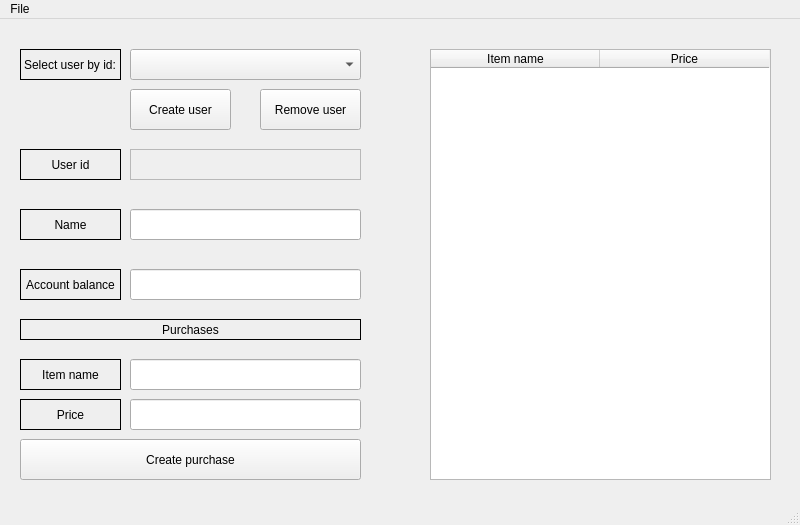
<?xml version="1.0" encoding="UTF-8"?>
<ui version="4.0">
 <class>MainWindow</class>
 <widget class="QMainWindow" name="MainWindow">
  <property name="geometry">
   <rect>
    <x>0</x>
    <y>0</y>
    <width>800</width>
    <height>525</height>
   </rect>
  </property>
  <property name="windowTitle">
   <string>MainWindow</string>
  </property>
  <widget class="QWidget" name="centralwidget">
   <property name="enabled">
    <bool>true</bool>
   </property>
   <widget class="QPushButton" name="add_user_button">
    <property name="geometry">
     <rect>
      <x>130</x>
      <y>70</y>
      <width>101</width>
      <height>41</height>
     </rect>
    </property>
    <property name="text">
     <string>Create user</string>
    </property>
   </widget>
   <widget class="QPushButton" name="remove_user_button">
    <property name="geometry">
     <rect>
      <x>260</x>
      <y>70</y>
      <width>101</width>
      <height>41</height>
     </rect>
    </property>
    <property name="text">
     <string>Remove user</string>
    </property>
   </widget>
   <widget class="QComboBox" name="select_by_id_combo_box">
    <property name="geometry">
     <rect>
      <x>130</x>
      <y>30</y>
      <width>231</width>
      <height>31</height>
     </rect>
    </property>
    <property name="currentText">
     <string/>
    </property>
   </widget>
   <widget class="QLabel" name="label">
    <property name="geometry">
     <rect>
      <x>20</x>
      <y>30</y>
      <width>101</width>
      <height>31</height>
     </rect>
    </property>
    <property name="frameShape">
     <enum>QFrame::Box</enum>
    </property>
    <property name="text">
     <string>Select user by id:</string>
    </property>
    <property name="textFormat">
     <enum>Qt::AutoText</enum>
    </property>
    <property name="margin">
     <number>0</number>
    </property>
   </widget>
   <widget class="QLabel" name="label_2">
    <property name="geometry">
     <rect>
      <x>20</x>
      <y>190</y>
      <width>101</width>
      <height>31</height>
     </rect>
    </property>
    <property name="frameShape">
     <enum>QFrame::Box</enum>
    </property>
    <property name="text">
     <string>Name</string>
    </property>
    <property name="alignment">
     <set>Qt::AlignCenter</set>
    </property>
    <property name="indent">
     <number>-1</number>
    </property>
   </widget>
   <widget class="QLineEdit" name="name_line_edit">
    <property name="geometry">
     <rect>
      <x>130</x>
      <y>190</y>
      <width>231</width>
      <height>31</height>
     </rect>
    </property>
   </widget>
   <widget class="QLabel" name="label_3">
    <property name="geometry">
     <rect>
      <x>20</x>
      <y>130</y>
      <width>101</width>
      <height>31</height>
     </rect>
    </property>
    <property name="frameShape">
     <enum>QFrame::Box</enum>
    </property>
    <property name="text">
     <string>User id</string>
    </property>
    <property name="alignment">
     <set>Qt::AlignCenter</set>
    </property>
    <property name="indent">
     <number>-1</number>
    </property>
   </widget>
   <widget class="QLabel" name="label_4">
    <property name="geometry">
     <rect>
      <x>20</x>
      <y>250</y>
      <width>101</width>
      <height>31</height>
     </rect>
    </property>
    <property name="frameShape">
     <enum>QFrame::Box</enum>
    </property>
    <property name="text">
     <string>Account balance</string>
    </property>
    <property name="alignment">
     <set>Qt::AlignCenter</set>
    </property>
    <property name="indent">
     <number>-1</number>
    </property>
   </widget>
   <widget class="QLineEdit" name="account_balance_line_edit">
    <property name="geometry">
     <rect>
      <x>130</x>
      <y>250</y>
      <width>231</width>
      <height>31</height>
     </rect>
    </property>
   </widget>
   <widget class="QLabel" name="label_5">
    <property name="geometry">
     <rect>
      <x>20</x>
      <y>300</y>
      <width>341</width>
      <height>21</height>
     </rect>
    </property>
    <property name="frameShape">
     <enum>QFrame::Box</enum>
    </property>
    <property name="text">
     <string>Purchases</string>
    </property>
    <property name="alignment">
     <set>Qt::AlignCenter</set>
    </property>
   </widget>
   <widget class="QLabel" name="user_id_label">
    <property name="geometry">
     <rect>
      <x>130</x>
      <y>130</y>
      <width>231</width>
      <height>31</height>
     </rect>
    </property>
    <property name="frameShape">
     <enum>QFrame::StyledPanel</enum>
    </property>
    <property name="text">
     <string/>
    </property>
   </widget>
   <widget class="QTableWidget" name="purchases_table">
    <property name="geometry">
     <rect>
      <x>430</x>
      <y>30</y>
      <width>341</width>
      <height>431</height>
     </rect>
    </property>
    <attribute name="horizontalHeaderDefaultSectionSize">
     <number>169</number>
    </attribute>
    <column>
     <property name="text">
      <string>Item name</string>
     </property>
    </column>
    <column>
     <property name="text">
      <string>Price</string>
     </property>
    </column>
   </widget>
   <widget class="QLineEdit" name="item_price_line_edit">
    <property name="geometry">
     <rect>
      <x>130</x>
      <y>380</y>
      <width>231</width>
      <height>31</height>
     </rect>
    </property>
   </widget>
   <widget class="QLabel" name="label_6">
    <property name="geometry">
     <rect>
      <x>20</x>
      <y>380</y>
      <width>101</width>
      <height>31</height>
     </rect>
    </property>
    <property name="frameShape">
     <enum>QFrame::Box</enum>
    </property>
    <property name="text">
     <string>Price</string>
    </property>
    <property name="alignment">
     <set>Qt::AlignCenter</set>
    </property>
    <property name="indent">
     <number>-1</number>
    </property>
   </widget>
   <widget class="QLabel" name="label_7">
    <property name="geometry">
     <rect>
      <x>20</x>
      <y>340</y>
      <width>101</width>
      <height>31</height>
     </rect>
    </property>
    <property name="frameShape">
     <enum>QFrame::Box</enum>
    </property>
    <property name="text">
     <string>Item name</string>
    </property>
    <property name="alignment">
     <set>Qt::AlignCenter</set>
    </property>
    <property name="indent">
     <number>-1</number>
    </property>
   </widget>
   <widget class="QLineEdit" name="item_name_line_edit">
    <property name="geometry">
     <rect>
      <x>130</x>
      <y>340</y>
      <width>231</width>
      <height>31</height>
     </rect>
    </property>
   </widget>
   <widget class="QPushButton" name="create_purchase_button">
    <property name="geometry">
     <rect>
      <x>20</x>
      <y>420</y>
      <width>341</width>
      <height>41</height>
     </rect>
    </property>
    <property name="text">
     <string>Create purchase</string>
    </property>
   </widget>
  </widget>
  <widget class="QMenuBar" name="menubar">
   <property name="geometry">
    <rect>
     <x>0</x>
     <y>0</y>
     <width>800</width>
     <height>21</height>
    </rect>
   </property>
   <widget class="QMenu" name="menuFile">
    <property name="title">
     <string>File</string>
    </property>
    <addaction name="actionUndo"/>
    <addaction name="actionRedo"/>
    <addaction name="actionSave"/>
    <addaction name="actionQuit"/>
   </widget>
   <addaction name="menuFile"/>
  </widget>
  <widget class="QStatusBar" name="statusbar"/>
  <action name="actionUndo">
   <property name="text">
    <string>Undo</string>
   </property>
   <property name="shortcut">
    <string>Ctrl+Z</string>
   </property>
  </action>
  <action name="actionRedo">
   <property name="text">
    <string>Redo</string>
   </property>
   <property name="shortcut">
    <string>Ctrl+Y</string>
   </property>
  </action>
  <action name="actionSave">
   <property name="text">
    <string>Save all</string>
   </property>
   <property name="shortcut">
    <string>Ctrl+S</string>
   </property>
  </action>
  <action name="actionQuit">
   <property name="text">
    <string>Quit</string>
   </property>
   <property name="shortcut">
    <string>Ctrl+Q</string>
   </property>
  </action>
 </widget>
 <resources/>
 <connections/>
</ui>
